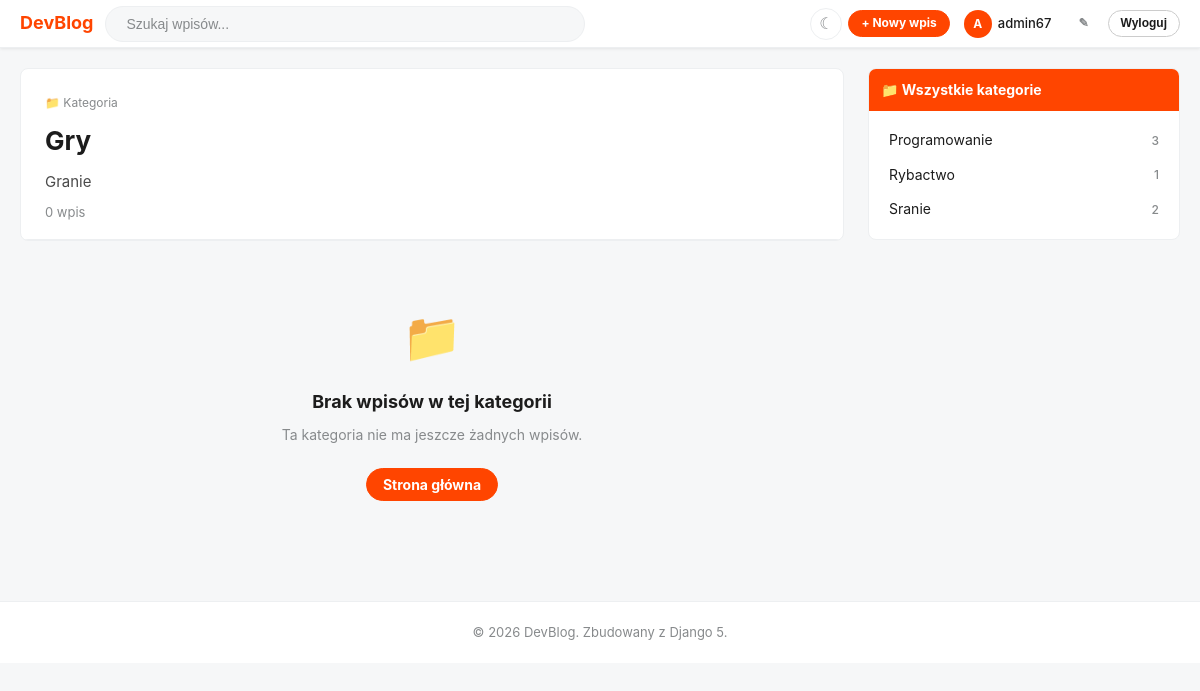
The app's page /kategoria/gry/ (signed in) with its own data.
### blog/models.py (models this page shows, shortened)
class Category(models.Model):
    name = models.CharField(max_length=100, unique=True, verbose_name="Nazwa")
    slug = models.SlugField(max_length=100, unique=True, blank=True, verbose_name="Slug")
    description = models.TextField(blank=True, verbose_name="Opis")
    created_at = models.DateTimeField(auto_now_add=True)
    class Meta:
        verbose_name = "Kategoria"
        verbose_name_plural = "Kategorie"
        ordering = ["name"]
    def get_absolute_url(self):
        return reverse("blog:category_detail", kwargs={"slug": self.slug})

### blog/views.py (the view)
# urls.py: path("kategoria/<slug:slug>/", views.category_detail, name="category_detail"),
def category_detail(request, slug):
    category = get_object_or_404(Category, slug=slug)
    posts_list = Post.objects.filter(
        category=category, status=Post.STATUS_PUBLISHED
    ).select_related("author", "author__profile").prefetch_related("tags", "likes")
    paginator = Paginator(posts_list, 10)
    page_number = request.GET.get("strona", 1)
    page_obj = paginator.get_page(page_number)
    categories = Category.objects.annotate(
        post_count=Count("posts", filter=Q(posts__status=Post.STATUS_PUBLISHED))
    ).filter(post_count__gt=0)
    context = {
        "category": category,
        "page_obj": page_obj,
        "categories": categories,
        "page_title": f"Kategoria: {category.name}",
    }
    return render(request, "blog/category.html", context)

### blog/templates/blog/category.html
{% extends "blog/base.html" %}
{% load humanize %}
{% block content %}
<div class="layout">
    <main>
        <div class="post-detail" style="margin-bottom:10px;">
            <div class="post-detail__header">
                <div class="post-detail__meta">
                    <span>&#128193; Kategoria</span>
                </div>
                <h1 class="post-detail__title">{{ category.name }}</h1>
                {% if category.description %}
                <p style="font-size:15px; color: #4a4a4a; margin-top:8px; line-height:1.6;">
                    {{ category.description }}
                </p>
                {% endif %}
                <p style="font-size:13px; color: var(--color-text-meta); margin-top:8px;">
                    {{ page_obj.paginator.count }} wpis{{ page_obj.paginator.count|pluralize:"e,ów,ów" }}
                </p>
            </div>
        </div>
        {% if page_obj.object_list %}
            {% for post in page_obj %}
            <article class="post-card">
                <div class="post-card__votes">
                    <span class="post-card__vote-btn">&#9650;</span>
                    <span class="post-card__vote-count">{{ post.get_like_count }}</span>
                </div>
                <div class="post-card__body">
                    <div class="post-card__meta">
                        <span>Dodane przez</span>
                        <a href="{% url 'blog:profile_detail' username=post.author.username %}">
                            <strong>{{ post.author.username }}</strong>
                        </a>
                        <span>•</span>
                        <span>{{ post.publish_date|naturaltime }}</span>
                    </div>
                    <h2 class="post-card__title">
                        <a href="{{ post.get_absolute_url }}">{{ post.title }}</a>
                    </h2>
                    {% if post.excerpt %}
                    <p class="post-card__excerpt">{{ post.excerpt }}</p>
                    {% endif %}
                    {% if post.tags.all %}
                    <div class="tags">
                        {% for tag in post.tags.all %}
                        <a href="{% url 'blog:search' %}?q={{ tag.name }}" class="tag">#{{ tag.name }}</a>
                        {% endfor %}
                    </div>
                    {% endif %}
                    <div class="post-card__footer">
                        <a href="{{ post.get_absolute_url }}#komentarze" class="post-card__action">
                            &#128172; {{ post.get_comment_count }} komentarz{{ post.get_comment_count|pluralize:"e,y,y" }}
                        </a>
                        <a href="{{ post.get_absolute_url }}" class="post-card__action">
                            &#128279; Czytaj więcej
                        </a>
                    </div>
                </div>
            </article>
            {% endfor %}
            {% if page_obj.has_other_pages %}
            <nav class="pagination">
                {% if page_obj.has_previous %}
                <a href="?strona={{ page_obj.previous_page_number }}" class="pagination__item">&#8249; Poprzednia</a>
                {% else %}
                <span class="pagination__item pagination__item--disabled">&#8249; Poprzednia</span>
                {% endif %}
                {% for num in page_obj.paginator.page_range %}
                    {% if page_obj.number == num %}
                    <span class="pagination__item pagination__item--active">{{ num }}</span>
                    {% elif num > page_obj.number|add:"-3" and num < page_obj.number|add:"3" %}
                    <a href="?strona={{ num }}" class="pagination__item">{{ num }}</a>
                    {% endif %}
                {% endfor %}
                {% if page_obj.has_next %}
                <a href="?strona={{ page_obj.next_page_number }}" class="pagination__item">Następna &#8250;</a>
                {% else %}
                <span class="pagination__item pagination__item--disabled">Następna &#8250;</span>
                {% endif %}
            </nav>
            {% endif %}
        {% else %}
        <div class="empty-state">
            <div class="empty-state__icon">&#128193;</div>
            <h2 class="empty-state__title">Brak wpisów w tej kategorii</h2>
            <p class="empty-state__text">Ta kategoria nie ma jeszcze żadnych wpisów.</p>
            <br>
            <a href="{% url 'blog:home' %}" class="btn btn--primary">Strona główna</a>
        </div>
        {% endif %}
    </main>
    <aside class="sidebar">
        {% if categories %}
        <div class="sidebar__widget">
            <div class="sidebar__widget-header">&#128193; Wszystkie kategorie</div>
            <div class="sidebar__widget-body">
                {% for cat in categories %}
                <a href="{{ cat.get_absolute_url }}"
                   class="sidebar__category-link {% if cat.slug == category.slug %}" style="font-weight:700; color: var(--color-primary);"{% else %}"{% endif %}>
                    <span>{{ cat.name }}</span>
                    <span class="sidebar__category-count">{{ cat.post_count }}</span>
                </a>
                {% endfor %}
            </div>
        </div>
        {% endif %}
    </aside>
</div>
{% endblock %}

### blog/templates/blog/base.html (shortened to what this page needs)
{% load static %}
{% load humanize %}
<!DOCTYPE html>
<html lang="pl">
<head>
    <link rel="stylesheet" href="{% static 'css/style.css' %}">
</head>
<body>
<nav class="navbar">
    <div class="navbar__inner">
        <a href="{% url 'blog:home' %}" class="navbar__logo">
            DevBlog
        </a>
        <div class="navbar__search">
            <form class="navbar__search-form" method="get" action="{% url 'blog:search' %}">
                <input
                    type="search"
                    name="q"
                    class="navbar__search-input"
                    placeholder="Szukaj wpisów..."
                    value="{{ request.GET.q|default:'' }}"
                    autocomplete="off"
                >
            </form>
        </div>
        <div class="navbar__actions">
            <button class="dark-mode-toggle" id="darkModeToggle" title="Przełącz dark mode">
            </button>
            {% if user.is_authenticated %}
                <a href="{% url 'blog:post_create' %}" class="btn btn--primary btn--sm">
                    &#43; Nowy wpis
                </a>
                <a href="{% url 'blog:profile_detail' username=user.username %}" class="navbar__user">
                    <div class="navbar__avatar">{{ user.username|first|upper }}</div>
                    {{ user.username }}
                </a>
                <a href="{% url 'blog:profile_edit' %}" class="btn btn--ghost btn--sm">&#9998;</a>
                <form method="post" action="{% url 'blog:logout' %}" style="display:inline;">
                    <button type="submit" class="btn btn--outline btn--sm">Wyloguj</button>
                </form>
            {% else %}
                <a href="{% url 'blog:login' %}" class="btn btn--outline btn--sm">Zaloguj</a>
                <a href="{% url 'blog:register' %}" class="btn btn--primary btn--sm">Zarejestruj</a>
            {% endif %}
        </div>
    </div>
</nav>
{% block content %}{% endblock %}
<footer class="footer">
    <p>&copy; {% now "Y" %} DevBlog. Zbudowany z Django 5.</p>
</footer>
</body>
</html>

### records on screen
Category: name "Gry", description "Granie"
Category: name "Programowanie", post_count "3"
Category: name "Rybactwo", post_count "1"
Category: name "Sranie", post_count "2"

### other values on screen
{{ user.username|first|upper }} "A"
{{ user.username }} "admin67"
{{ page_obj.paginator.count }} "0"
